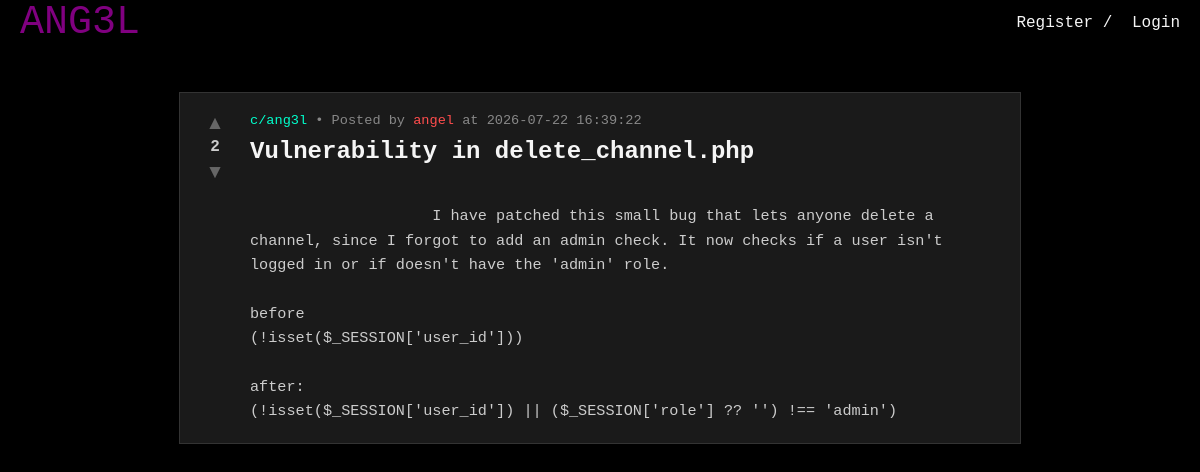
Screenshot of /post.php?id=3 with the database file from the repository.
### tables this page shows
CREATE TABLE posts (
    id INTEGER PRIMARY KEY AUTOINCREMENT,
    subchannel_id INTEGER NOT NULL,
    user_id INTEGER NOT NULL,
    title TEXT NOT NULL,
    body TEXT NOT NULL,
    votes_count INTEGER DEFAULT 0,
    created_at DATETIME DEFAULT CURRENT_TIMESTAMP,
    FOREIGN KEY (subchannel_id) REFERENCES subchannels(id) ON DELETE CASCADE,
    FOREIGN KEY (user_id) REFERENCES users(id) ON DELETE CASCADE
);

CREATE TABLE subchannels (
    id INTEGER PRIMARY KEY AUTOINCREMENT,
    name TEXT UNIQUE NOT NULL,
    description TEXT,
    created_by INTEGER,
    created_at DATETIME DEFAULT CURRENT_TIMESTAMP,
    FOREIGN KEY (created_by) REFERENCES users(id) ON DELETE SET NULL
);

CREATE TABLE users (
    id INTEGER PRIMARY KEY AUTOINCREMENT,
    username TEXT UNIQUE NOT NULL,
    password_hash TEXT NOT NULL,
    is_admin INTEGER DEFAULT 0,
    created_at DATETIME DEFAULT CURRENT_TIMESTAMP
, role TEXT DEFAULT 'member', karma INTEGER DEFAULT 0);

### db.php (called while the page is built, shortened)
<?php
if (!function_exists('getRoleColor')) {
    function getRoleColor($role) {
        switch ($role) {
            case 'admin': return '#FF4D4D';
        }
    }
}

### public/post.php (the view, shortened to what this page needs)
<?php
require_once __DIR__ . '/../db.php';
$post_id = $_GET['id'] ?? '';
$current_logged_in_user = $_SESSION['user_id'] ?? '';
$stmt = $db->prepare("
    SELECT p.*, u.username, u.role, c.name as channel_name,
    (SELECT vote_type FROM votes WHERE user_id = ? AND post_id = p.id) as user_vote
    FROM posts p
    JOIN users u ON p.user_id = u.id
    JOIN subchannels c ON p.subchannel_id = c.id
    WHERE p.id = ?
");
$stmt->execute([$current_logged_in_user, $post_id]);
$post = $stmt->fetch(PDO::FETCH_ASSOC);
?>
<!DOCTYPE html>
<html>
<head>
    <link rel="stylesheet" type="text/css" href="/css/header.css">
    <link rel="stylesheet" type="text/css" href="/css/post.css">
</head>
<body>
    <?php include __DIR__ . '/../includes/header.php'; ?>
    <div class="container">
        <div class="post-container" data-post-id="<?php echo $post['id']; ?>">
            <div class="vote-section">
                <button class="vote-btn upvote <?php echo ($post['user_vote'] == 1) ? 'active' : ''; ?>" onclick="castVote('<?php echo $post['id']; ?>', 1)">▲</button>
                <span class="vote-count" id="vote-count-<?php echo $post['id']; ?>"><?php echo $post['votes_count']; ?></span>
                <button class="vote-btn downvote <?php echo ($post['user_vote'] == -1) ? 'active' : ''; ?>" onclick="castVote('<?php echo $post['id']; ?>', -1)">▼</button>
            </div>
            <div class="post-main">
                <div class="meta">
                    <a class="channel-link" href="/c/<?php echo htmlspecialchars($post['channel_name'], ENT_QUOTES, 'UTF-8'); ?>">c/<?php echo htmlspecialchars($post['channel_name'], ENT_QUOTES, 'UTF-8'); ?></a>
                    • Posted by
                    <a href="/u/<?php echo htmlspecialchars($post['username'], ENT_QUOTES, 'UTF-8'); ?>" style="color: <?php echo getRoleColor($post['role']); ?>; text-decoration: none;">
                        <?php echo htmlspecialchars($post['username'], ENT_QUOTES, 'UTF-8'); ?>
                    </a>
                    at <?php echo $post['created_at']; ?>
                </div>
                <h1 class="post-title"><?php echo htmlspecialchars($post['title'], ENT_QUOTES, 'UTF-8'); ?></h1>
                <div class="post-body">
                    <?php echo htmlspecialchars($post['body'], ENT_QUOTES, 'UTF-8'); ?>
                </div>
            </div>
        </div>
    </div>
</body>
</html>

### public/css/header.css (style rules this page uses)
body { background-color: rgb(0, 0, 0); margin: 0; }
a { color: whitesmoke; text-decoration: none; }

### public/css/post.css (style rules this page uses)
body { background: #000000; color: whitesmoke; font-family: "JetBrainsMono NF", monospace; margin: 0; padding-top: 60px; }
.container { max-width: 800px; margin: 2rem auto; padding: 20px; background: #1a1a1a; border: 1px solid #333; }
.post-container { display: flex; gap: 20px; align-items: flex-start; }
.vote-section { display: flex; flex-direction: column; align-items: center; min-width: 30px; }
.vote-btn { background: none; border: none; color: #666; cursor: pointer; font-size: 1.2rem; padding: 0; line-height: 1; }
.vote-count { font-size: 1rem; font-weight: bold; color: #ccc; margin: 6px 0; }
.post-main { flex: 1; }
.meta { font-size: 0.85rem; color: #888; margin-bottom: 10px; }
.channel-link { color: #00ffcc; text-decoration: none; }
.post-title { font-size: 1.5rem; margin-top: 0; margin-bottom: 15px; color: whitesmoke; }
.post-body { color: #ccc; line-height: 1.6; font-size: 0.95rem; white-space: pre-wrap; word-break: break-word; }

### rows the page displays
posts: votes_count "2", subchannel.name "ang3l", user.username "angel", created_at "2026-07-22 16:39:22", title "Vulnerability in delete_channel.php", body "I have patched this small bug that lets anyone delete a channel, since I forgot to add an admin check. It now checks if a user isn't logged in or if doesn't have the 'admin' role. before (!isset($_SESSION['user_id'])) after: (!isset($_SESSION['user_id']) || ($_SESSION['role'] ?? '') !== 'admin')"
